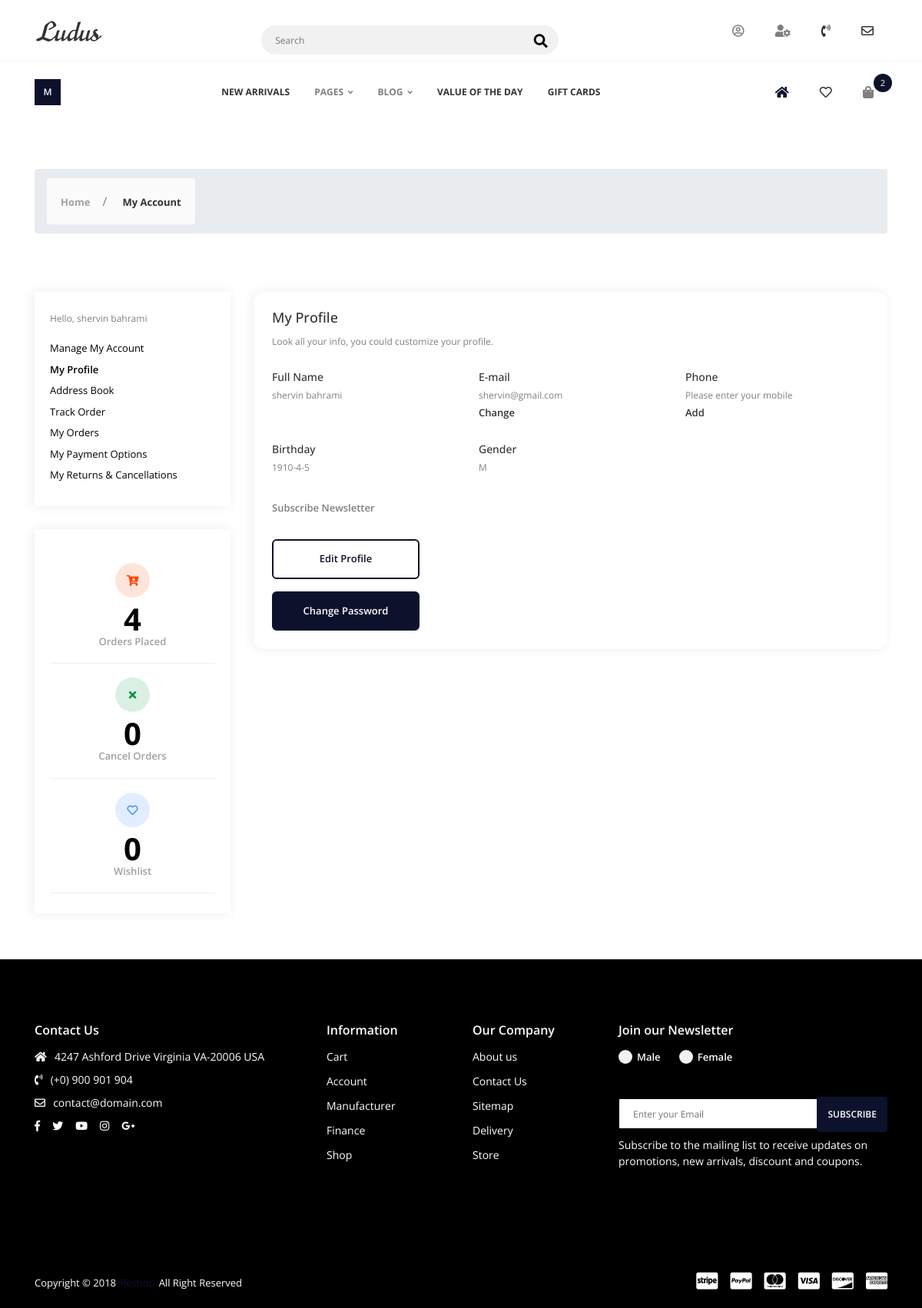
The page /dashboard/profile/2/ on the database its author committed.
### accounts/models.py (models this page shows, shortened)
class User(AbstractBaseUser):
    GENDER_CHOICES = (
        ('M', 'Male'),
        ('F', 'Female'),
    )
    MONTH_CHOICES = (
        ('1', 'January'),
        ('2', 'February'),
        ('3', 'March'),
        ('4', 'April'),
        ('5', 'May'),
        ('6', 'June'),
        ('7', 'July'),
        ('8', 'August'),
        ('9', 'September'),
        ('10', 'October'),
        ('11', 'November'),
        ('12', 'December'),    )
    DAY_CHOICES = [(str(day), str(day)) for day in range(1, 32)]
    YEAR_CHOICES = [(str(year), str(year)) for year in range(1900, 2024)]
    email = models.EmailField(max_length=255,unique=True)
    is_admin = models.BooleanField(default=False)
    phone_number = models.CharField(max_length=11,blank=True,null=True)
    username = None
    gender = models.CharField(max_length=1, choices=GENDER_CHOICES, null=True, blank=True)
    birthdate_day = models.CharField(max_length=2, choices=DAY_CHOICES, null=True, blank=True, default=None)
    birthdate_month = models.CharField(max_length=2, choices=MONTH_CHOICES, null=True, blank=True, default=None)
    birthdate_year = models.CharField(max_length=4, choices=YEAR_CHOICES, null=True, blank=True, default=None)
    first_name = models.CharField(max_length=50,blank=True,null=True)
    last_name = models.CharField(max_length=100,blank=True,null=True)
    is_superuser = models.BooleanField(default=False)
    date_joined = models.DateTimeField(default=timezone.now)
    last_seen = models.DateTimeField(null=True)
    objects = UserManager()
    USERNAME_FIELD = 'email'
    REQUIRED_FIELDS = ['first_name','last_name']

### dashboard/views.py (the view)
# urls.py: path('profile/<int:id>/',views.profile,name='profile'),
def profile(request,id):
    user = get_object_or_404(User,id=id)
    return render(request,'dashboard/dash-my-profile.html',{'user':user})

### dashboard/templates/dashboard/dash-my-profile.html
{% extends "base.html" %}
{% block content %}
    <div id="app">
        <div class="app-content">
            <div class="u-s-p-y-60">
                <div class="section__content">
                    <div class="container">
                        <div class="breadcrumb">
                            <div class="breadcrumb__wrap">
                                <ul class="breadcrumb__list">
                                    <li class="has-separator">
                                        <a href="index.html">Home</a></li>
                                    <li class="is-marked">
                                        <a href="dash-my-profile.html">My Account</a></li>
                                </ul>
                            </div>
                        </div>
                    </div>
                </div>
            </div>
            <div class="u-s-p-b-60">
                <div class="section__content">
                    <div class="dash">
                        <div class="container">
                            <div class="row">
                                <div class="col-lg-3 col-md-12">
                                    <div class="dash__box dash__box--bg-white dash__box--shadow u-s-m-b-30">
                                        <div class="dash__pad-1">
                                            <span class="dash__text u-s-m-b-16">Hello, {{user.first_name}} {{user.last_name}}</span>
                                            <ul class="dash__f-list">
                                                <li>
                                                    <a href="{% url 'dashboard:dashboard' request.user.id %}">Manage My Account</a></li>
                                                <li>
                                                    <a class="dash-active" href="{% url 'dashboard:profile' request.user.id %">My Profile</a></li>
                                                <li>
                                                    <a href="dash-address-book.html">Address Book</a></li>
                                                <li>
                                                    <a href="dash-track-order.html">Track Order</a></li>
                                                <li>
                                                    <a href="dash-my-order.html">My Orders</a></li>
                                                <li>
                                                    <a href="dash-payment-option.html">My Payment Options</a></li>
                                                <li>
                                                    <a href="dash-cancellation.html">My Returns & Cancellations</a></li>
                                            </ul>
                                        </div>
                                    </div>
                                    <div class="dash__box dash__box--bg-white dash__box--shadow dash__box--w">
                                        <div class="dash__pad-1">
                                            <ul class="dash__w-list">
                                                <li>
                                                    <div class="dash__w-wrap">
                                                        <span class="dash__w-icon dash__w-icon-style-1"><i class="fas fa-cart-arrow-down"></i></span>
                                                        <span class="dash__w-text">4</span>
                                                        <span class="dash__w-name">Orders Placed</span></div>
                                                </li>
                                                <li>
                                                    <div class="dash__w-wrap">
                                                        <span class="dash__w-icon dash__w-icon-style-2"><i class="fas fa-times"></i></span>
                                                        <span class="dash__w-text">0</span>
                                                        <span class="dash__w-name">Cancel Orders</span></div>
                                                </li>
                                                <li>
                                                    <div class="dash__w-wrap">
                                                        <span class="dash__w-icon dash__w-icon-style-3"><i class="far fa-heart"></i></span>
                                                        <span class="dash__w-text">0</span>
                                                        <span class="dash__w-name">Wishlist</span></div>
                                                </li>
                                            </ul>
                                        </div>
                                    </div>
                                </div>
                                <div class="col-lg-9 col-md-12">
                                    <div class="dash__box dash__box--shadow dash__box--radius dash__box--bg-white u-s-m-b-30">
                                        <div class="dash__pad-2">
                                            <h1 class="dash__h1 u-s-m-b-14">My Profile</h1>
                                            <span class="dash__text u-s-m-b-30">Look all your info, you could customize your profile.</span>
                                            <div class="row">
                                                <div class="col-lg-4 u-s-m-b-30">
                                                    <h2 class="dash__h2 u-s-m-b-8">Full Name</h2>
                                                    <span class="dash__text">{{user.first_name}} {{user.last_name}}</span>
                                                </div>
                                                <div class="col-lg-4 u-s-m-b-30">
                                                    <h2 class="dash__h2 u-s-m-b-8">E-mail</h2>
                                                    <span class="dash__text">{{user.email}}</span>
                                                    <div class="dash__link dash__link--secondary">
                                                        <a href="#">Change</a></div>
                                                </div>
                                                <div class="col-lg-4 u-s-m-b-30">
                                                    <h2 class="dash__h2 u-s-m-b-8">Phone</h2>
                                                    <span class="dash__text">{% if user.phone_number %}{{user.phone_number}}{% else %}Please enter your mobile{% endif %}</span>
                                                    <div class="dash__link dash__link--secondary">
                                                        <a href="#">Add</a></div>
                                                </div>
                                                <div class="col-lg-4 u-s-m-b-30">
                                                    <h2 class="dash__h2 u-s-m-b-8">Birthday</h2>
                                                    <span class="dash__text">{% if user.birthdate_day and user.birthdate_month and user.birthdate_year %}{{ user.birthdate_year }}-{{ user.birthdate_month }}-{{ user.birthdate_day }}{% else %}{{'YYYY-MM-DD'}}{% endif %}</span>
                                                </div>
                                                <div class="col-lg-4 u-s-m-b-30">
                                                    <h2 class="dash__h2 u-s-m-b-8">Gender</h2>
                                                    <span class="dash__text">{{user.gender}}</span>
                                                </div>
                                            </div>
                                            <div class="row">
                                                <div class="col-lg-12">
                                                    <div class="dash__link dash__link--secondary u-s-m-b-30">
                                                        <a data-modal="modal" data-modal-id="#dash-newsletter">Subscribe Newsletter</a></div>
                                                    <div class="u-s-m-b-16">
                                                        <a class="dash__custom-link btn--e-transparent-brand-b-2" href="{% url 'dashboard:edit_profile' request.user.id %}">Edit Profile</a></div>
                                                    <div>
                                                        <a class="dash__custom-link btn--e-brand-b-2" href="{% url 'dashboard:password_change' %}">Change Password</a></div>
                                                </div>
                                            </div>
                                        </div>
                                    </div>
                                </div>
                            </div>
                        </div>
                    </div>
                </div>
            </div>
        </div>
    </div>
{% endblock content %}

### rows shown on the page
User: first_name "shervin", last_name "bahrami", email "shervin@gmail.com", birthdate_year "1910", birthdate_month "4", birthdate_day "5", gender "M"
